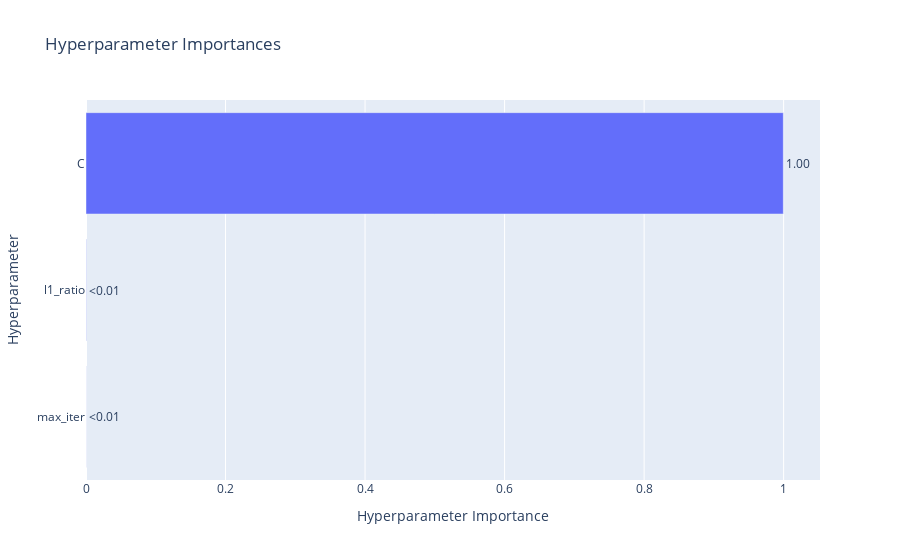

The cell this chart's notebook holds for it:
### Markdown cell above
We will also take a look at the optuna study visualizations

### Code cell
import optuna.visualization as vis
# Hyperparameter importances
vis.plot_param_importances(study)

### Figure 1 — Plotly figure (JSON) as saved in the notebook; plotly's stock layout.template omitted (floating-point values rounded to 4 significant figures)
{"data": [{"cliponaxis": false, "hovertemplate": ["max_iter (IntDistribution): 0.00011159886948032113<extra></extra>", "l1_ratio (FloatDistribution): 0.0003710717273548477<extra></extra>", "C (FloatDistribution): 0.9995173294031647<extra></extra>"], "name": "Objective Value", "orientation": "h", "text": ["<0.01", "<0.01", "1.00"], "textposition": "outside", "type": "bar", "x": [0.0001116, 0.0003711, 0.9995], "y": ["max_iter", "l1_ratio", "C"]}], "layout": {"title": {"text": "Hyperparameter Importances"}, "xaxis": {"title": {"text": "Hyperparameter Importance"}}, "yaxis": {"title": {"text": "Hyperparameter"}}}}
